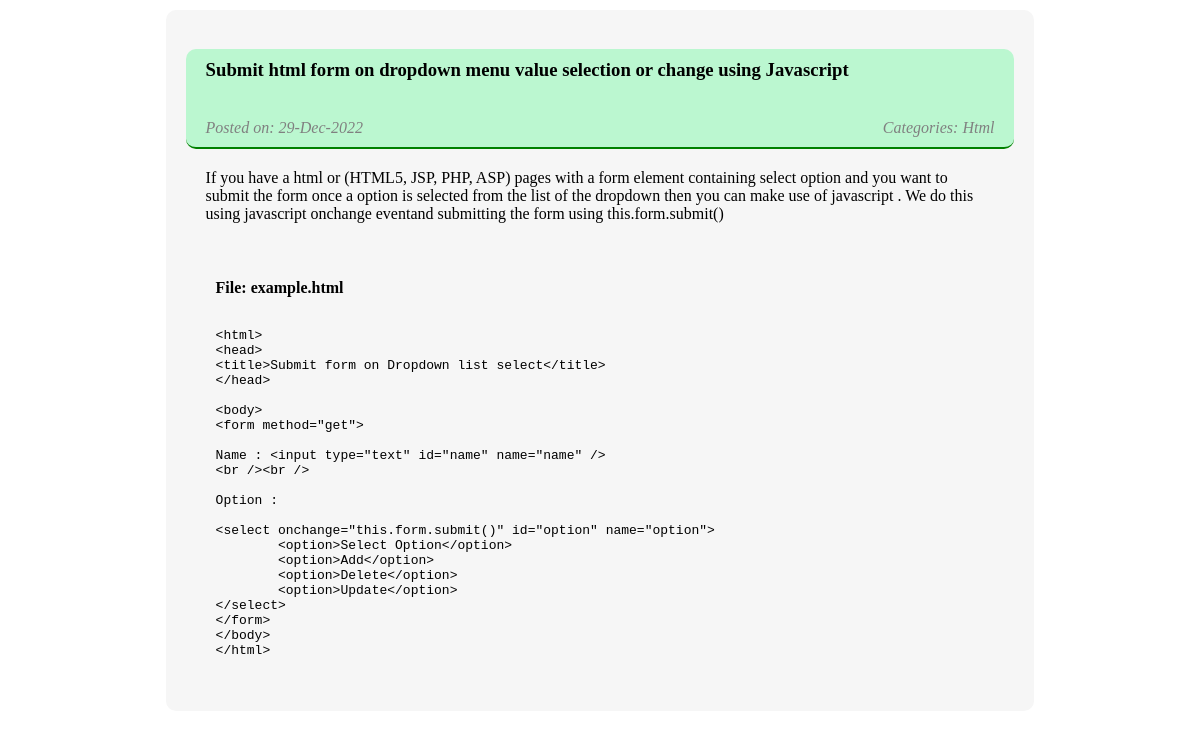
The app's page /blog.php?blogId=10 with its own data.
### tables this page shows
CREATE TABLE `blog` (
  `blogId` int(11) NOT NULL,
  `blogTitle` text NOT NULL,
  `blogDesc` text NOT NULL,
  `blogContent` longtext NOT NULL,
  `blogCategories` text NOT NULL,
  `postDate` timestamp NOT NULL DEFAULT current_timestamp()
);

### blog.php (the view, shortened to what this page needs)
<?php include "config.php";?>
<!DOCTYPE html>
<html lang="en" dir="ltr">
<head>
</head>
<body>
<?php
if(isset($_GET['blogId']))
{
    $blogId = $_GET['blogId'];
    $sql = "SELECT * FROM blog WHERE blogId='$blogId'";
    $query = mysqli_query($conn , $sql);
    $data = mysqli_num_rows($query);
    if($data)
    {
        while($data = mysqli_fetch_assoc($query))
        {?>
            <div data-aos="flip-up" class="postBox">
                <div class="subPostBox">
                    <h3 class="h3">
                        <?php echo($data['blogTitle']) ?>
                    </h3>
                    <div class="subPostBox2">
                        <span class="span">Posted on: <?php echo date('d-M-Y', strtotime($data['postDate'])); ?></span>
                        <span class="span">Categories: <?php echo($data['blogCategories']) ?></span>
                    </div>
                </div>
                <div class="blogBox">
                    <p class="p">
                        <?php echo($data['blogDesc']) ?>
                    </p>
                    <div class="blog">
                        <?php echo($data['blogContent']) ?>
                    </div>
                </div>
            </div>
        <?php
        }
    }
}
?>
</body>
</html>

### blog.php (style rules this page uses)
.postBox { width: 70%; margin: 10px auto; padding: 20px; background: #f6f6f6; border-radius: 10px; }
.subPostBox { margin: 10px 0; border-bottom: 2px solid green; background: #bbf7d0; border-radius: 10px; }
.h3 { padding: 10px 20px; border-radius: 10px; }
.subPostBox2 { display: flex; justify-content: space-between; padding: 10px 20px; }
.subPostBox2 .span { font-style: italic; color: gray; }
.blogBox { padding: 0 20px; }
.blogBox .p { margin: 20px 0; }
.blog { padding: 20px 10px; word-wrap: break-word; word-break: break-all; }

### records on screen
blog: blogTitle "Submit html form on dropdown menu value selection or change using Javascript", postDate "29-Dec-2022", blogCategories "Html", blogDesc "If you have a html or (HTML5, JSP, PHP, ASP) pages with a form element containing select option and you want to submit the form once a option is selected from the list of the dropdown then you can make use of javascript . We do this using javascript onchange eventand submitting the form using this.form.submit()", blogContent "File: example.html <html> <head> <title>Submit form on Dropdown list select</title> </head> <body> <form method=\"get\"> Name : <input type=\"text\" id=\"name\" name=\"name\" /> <br /><br /> Option : <select onchange=\"this.form.submit()\" id=\"option\" name=\"option\"> <option>Select Option</option> <option>Add</option> <option>Delete</option> <option>Update</option> </select> </form> </body> </html>"
